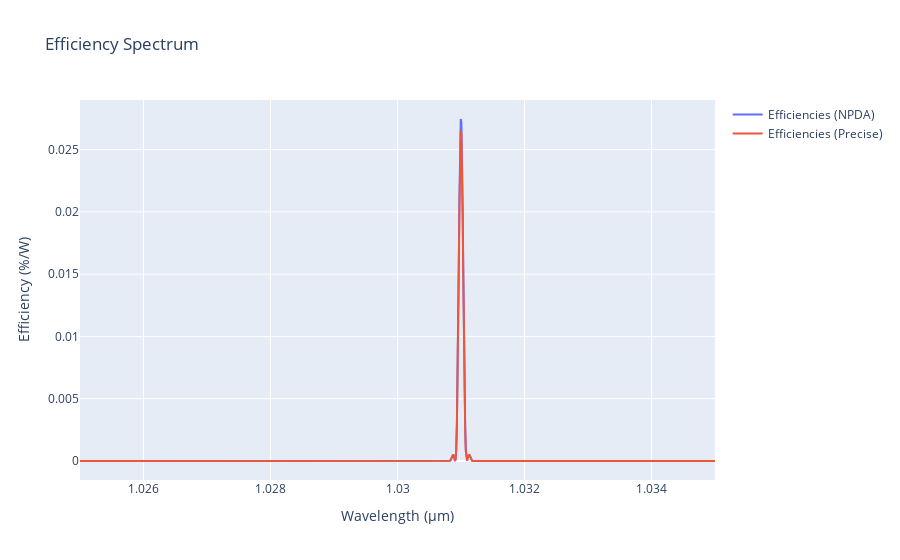

Notebook code cell kept with this figure:
### Code cell
import plotly.graph_objects as go

fig = go.Figure()
fig.add_trace(go.Scatter(x=wls, y=effs, mode="lines", name="Efficiencies (NPDA)"))
fig.add_trace(go.Scatter(x=wls, y=effs_precise, mode="lines", name="Efficiencies (Precise)"))
fig.update_layout(
    title_text="Efficiency Spectrum",
    xaxis_title="Wavelength (μm)",
    yaxis_title="Efficiency (%/W)",
)
fig.show()

### Figure 1 — Plotly figure (JSON) as saved in the notebook; plotly's stock layout.template omitted (floating-point values rounded to 4 significant figures; data arrays with more than 128 entries replaced by an {"elided": "..."} marker saying what was removed)
{"data": [{"mode": "lines", "name": "Efficiencies (NPDA)", "type": "scatter", "x": {"elided": "1000 float values"}, "y": {"elided": "1000 float values"}}, {"mode": "lines", "name": "Efficiencies (Precise)", "type": "scatter", "x": {"elided": "1000 float values"}, "y": {"elided": "1000 float values"}}], "layout": {"title": {"text": "Efficiency Spectrum"}, "xaxis": {"title": {"text": "Wavelength (μm)"}}, "yaxis": {"title": {"text": "Efficiency (%/W)"}}}}
